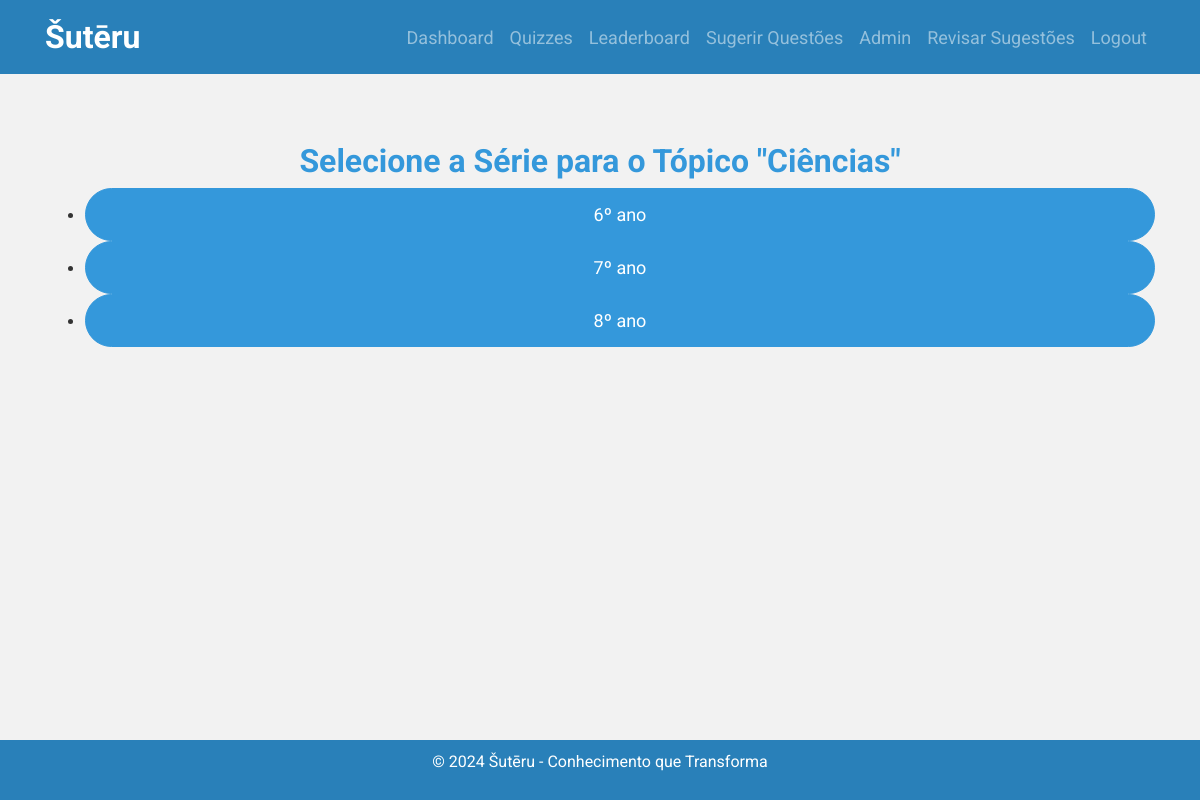
Page /select_grade/Ciências (signed in) on the committed database.
### tables this page shows
CREATE TABLE quizzes (
    id INTEGER PRIMARY KEY AUTOINCREMENT,
    question TEXT NOT NULL,
    correct_answer TEXT NOT NULL,
    option1 TEXT NOT NULL,
    option2 TEXT NOT NULL,
    option3 TEXT NOT NULL,
    option4 TEXT NOT NULL,
    topic TEXT NOT NULL,
    grade TEXT NOT NULL,  
    points INTEGER NOT NULL
);

### app.py (the view)
@app.route('/select_grade/<topic>')
def select_grade(topic):
    if 'user_id' in session:
        grades = get_grades_for_topic(topic)
        return render_template('select_grade.html',
                               topic=topic, grades=grades)
    else:
        flash('Você precisa estar logado para acessar os quizzes.',
              'warning')
        return redirect(url_for('login'))

### app.py (called while the page is built)
def get_grades_for_topic(topic):
    conn = sqlite3.connect('sutēru.db')
    c = conn.cursor()
    c.execute('SELECT DISTINCT grade FROM quizzes WHERE topic = ?', (topic,))
    grades = [row[0] for row in c.fetchall()]
    conn.close()
    grade_order = ['6º ano', '7º ano', '8º ano', '9º ano',
                   '1º ano EM', '2º ano EM', '3º ano EM']
    grades.sort(key=lambda x: grade_order.index(x)
                if x in grade_order else len(grade_order))
    return grades

def get_user_role():
    if 'user_id' in session:
        conn = sqlite3.connect('sutēru.db')
        c = conn.cursor()
        c.execute('SELECT role FROM users WHERE id = ?', (session['user_id'],))
        result = c.fetchone()
        role = result[0] if result else None
        conn.close()
        return role
    return None

@app.context_processor
def inject_user_role():
    return dict(get_user_role=get_user_role)

### templates/select_grade.html
{% extends 'base.html' %}
{% block content %}
<h2>Selecione a Série para o Tópico "{{ topic }}"</h2>
<ul>
    {% for grade in grades %}
    <li>
        <a href="{{ url_for('start_quiz', topic=topic, grade=grade) }}" class="btn btn-primary btn-block">{{ grade }}</a>
    </li>
    {% endfor %}
</ul>
{% endblock %}

### static/style.css (style rules this page uses)
:root { --primary-color: #3498db; --secondary-color: #2ecc71; --text-color: #333; --background-color: #f2f2f2; --header-footer-bg: #2980b9; }
body { display: flex; flex-direction: column; min-height: 100vh; font-family: 'Roboto', sans-serif; background-color: var(--background-color); color: var(--text-color); margin: 0; }
.btn { border-radius: 50px; padding: 12px 30px; font-size: 18px; transition: all 0.3s ease; }
.btn-primary { background-color: var(--primary-color); border-color: var(--primary-color); }
h1, h2 { margin-top: 20px; color: var(--primary-color); font-weight: bold; text-align: center; }

### rows in the picture
quizzes: grade "6º ano"
quizzes: grade "7º ano"
quizzes: grade "8º ano"

### other values in the picture
{{ topic }} "Ciências"
